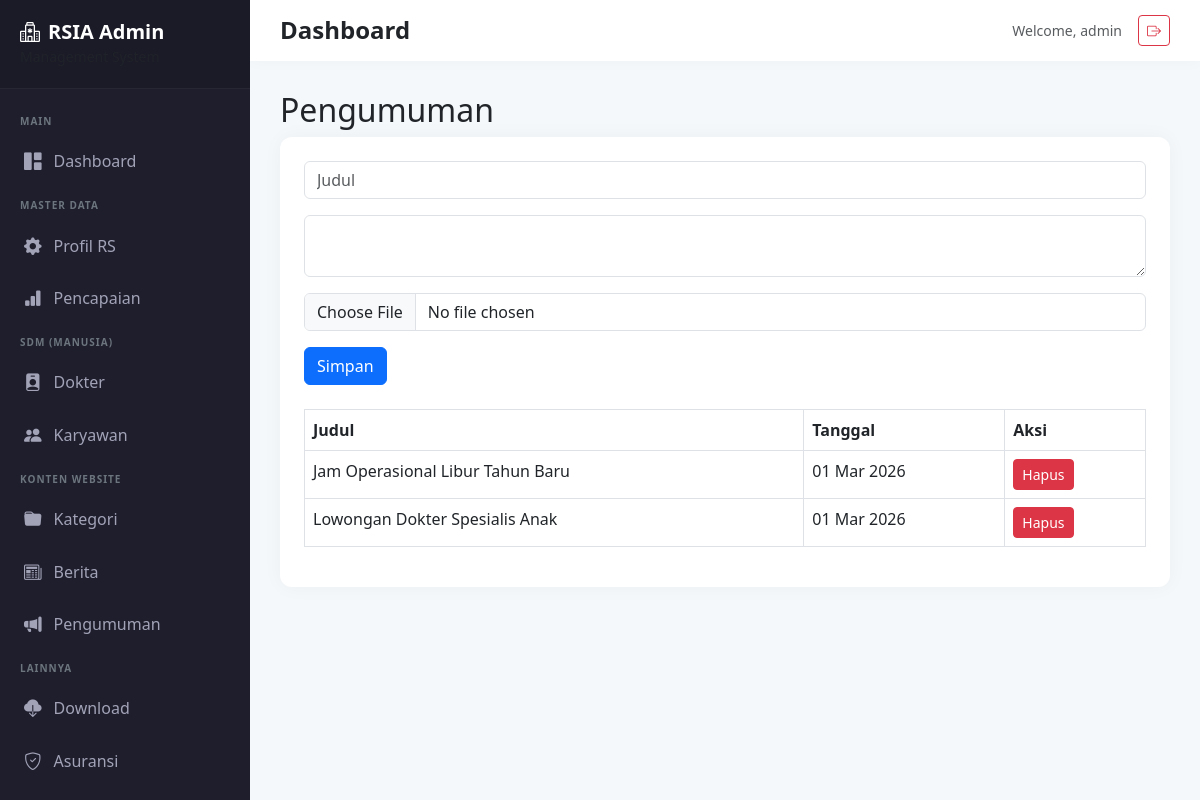
/admin/announcements.php (signed in), run on the app's committed database.
### tables this page shows
CREATE TABLE `announcements` (
  `id` int(11) NOT NULL,
  `title` varchar(255) NOT NULL,
  `content` longtext DEFAULT NULL,
  `file_path` varchar(255) DEFAULT NULL,
  `created_at` timestamp NOT NULL DEFAULT current_timestamp()
);

### config/database.php (called while the page is built, shortened)
<?php
class Database {
    private $host = DB_HOST;
    private $dbname = DB_NAME;
    private $user = DB_USER;
    private $pass = DB_PASS;
    private $dbh;
    private $stmt;
    public function __construct() {
        $dsn = 'mysql:host=' . $this->host . ';dbname=' . $this->dbname;
        $options = [
            PDO::ATTR_PERSISTENT => true,
            PDO::ATTR_ERRMODE => PDO::ERRMODE_EXCEPTION
        ];
        try {
            $this->dbh = new PDO($dsn, $this->user, $this->pass, $options);
        } catch(PDOException $e) {
            die("Koneksi gagal: " . $e->getMessage());
        }
    }
    public function query($query) {
        $this->stmt = $this->dbh->prepare($query);
    }
    public function execute() {
        return $this->stmt->execute();
    }
    public function resultSet() {
        $this->execute();
        return $this->stmt->fetchAll(PDO::FETCH_ASSOC);
    }
}
?>

### admin/announcements.php (the view, shortened to what this page needs)
<?php
require_once '../config/database.php'; $db = new Database();
 $db->query("SELECT * FROM announcements ORDER BY created_at DESC"); $rows = $db->resultSet();
require_once 'nav_admin.php';
?>
    <h2>Pengumuman</h2>
    <div class="card p-4">
        <form method="POST" enctype="multipart/form-data" class="mb-4">
            <div class="mb-3"><input type="text" name="title" id="editTitle" class="form-control" placeholder="Judul" required></div>
            <div class="mb-3"><textarea name="content" id="editor" class="form-control"></textarea></div>
            <div class="mb-3"><input type="file" name="file" class="form-control"></div>
            <button type="submit" class="btn btn-primary">Simpan</button>
        </form>
        <table class="table table-bordered">
            <thead><tr><th>Judul</th><th>Tanggal</th><th>Aksi</th></tr></thead>
            <tbody>
                <?php foreach($rows as $r): ?>
                <tr>
                    <td><?php echo $r['title']; ?></td>
                    <td><?php echo date('d M Y', strtotime($r['created_at'])); ?></td>
                    <td><a href="?delete=<?php echo $r['id']; ?>" class="btn btn-sm btn-danger" onclick="return confirm('Hapus?')">Hapus</a></td>
                </tr>
                <?php endforeach; ?>
            </tbody>
        </table>
    </div>
<?php require_once 'footer_admin.php'; ?>

### admin/nav_admin.php (style rules this page uses)
:root { --sidebar-width: 250px; --primary-color: #4a51f9; --sidebar-bg: #1e1e2d; --sidebar-hover: #2a2a3d; }
body { background-color: #f5f8fa; font-family: 'Segoe UI', Roboto, sans-serif; overflow-x: hidden; }
.card { border: none; border-radius: 12px; box-shadow: 0 0 20px rgba(0,0,0,0.04); margin-bottom: 25px; }

### data on the page
announcements: title "Jam Operasional Libur Tahun Baru", created_at "01 Mar 2026"
announcements: title "Lowongan Dokter Spesialis Anak", created_at "01 Mar 2026"

### other printed values
$_SESSION['admin_user'] "admin"
